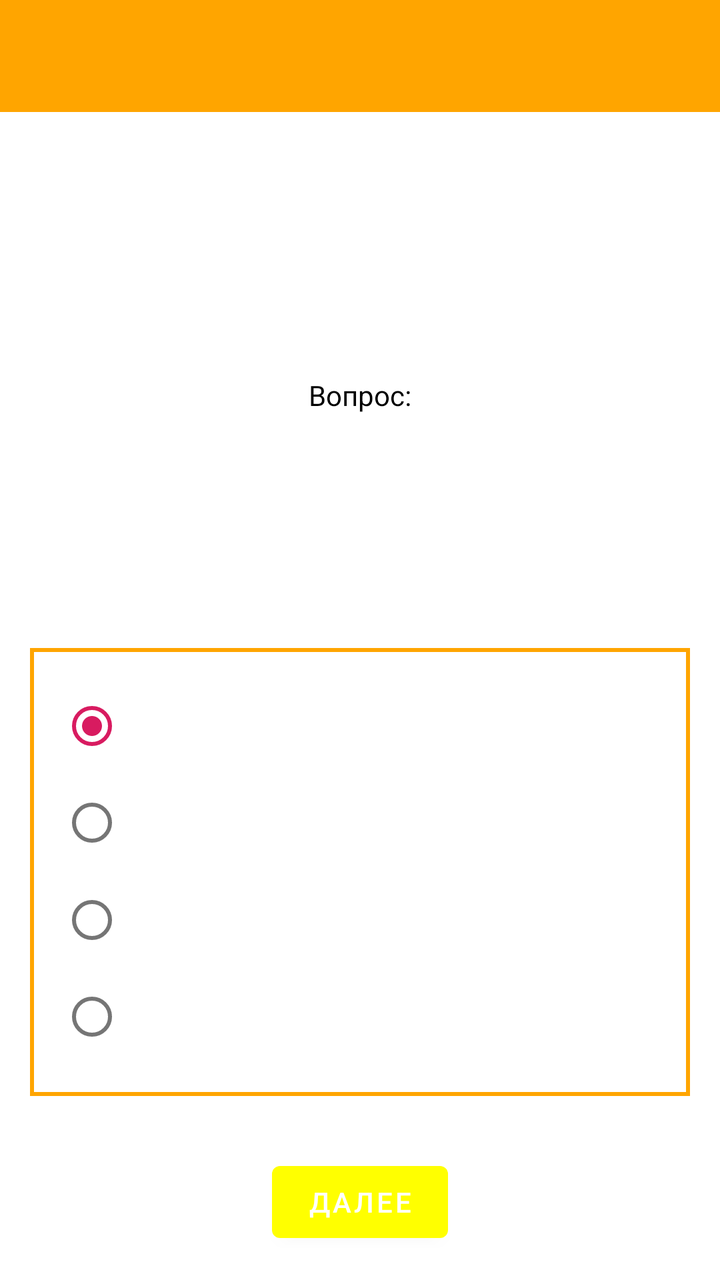
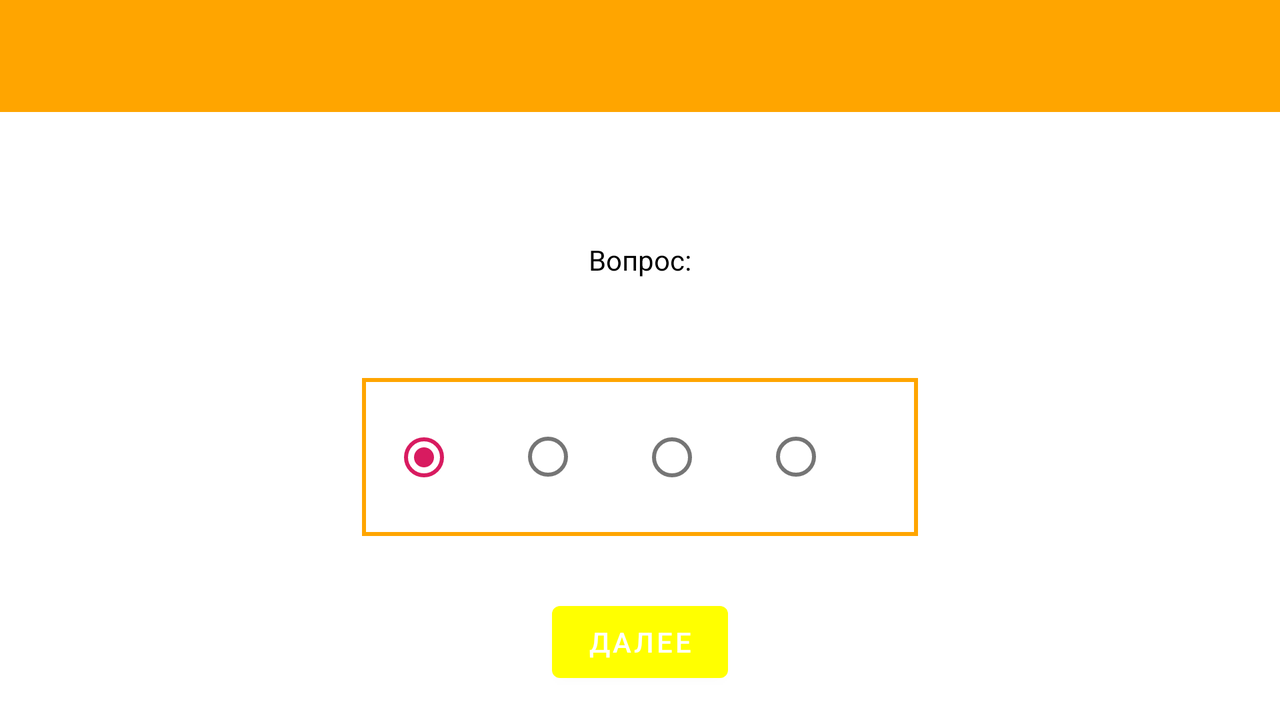

Compare how this app lays out the same screen by default and in its alternative resource folder. The renders come first, then the two layout files and the values they reference.
<!-- AndroidManifest.xml: application theme AppTheme -->
<!-- res/layout/activity_test_questions.xml -->
<?xml version="1.0" encoding="utf-8"?>
<LinearLayout xmlns:android="http://schemas.android.com/apk/res/android"
    xmlns:app="http://schemas.android.com/apk/res-auto"
    xmlns:tools="http://schemas.android.com/tools"
    android:layout_width="match_parent"
    android:layout_height="match_parent"
    android:orientation="vertical"
    tools:context=".ui.ui.TestQuestionsActivity">

    <android.support.v7.widget.Toolbar
        android:id="@+id/actionbar_test_questions"
        android:theme="@style/ActionBarStyle"
        android:layout_width="match_parent"
        android:layout_height="wrap_content" />

    
    <RelativeLayout
        android:layout_width="match_parent"
        android:layout_height="match_parent"
        android:orientation="vertical"
        android:padding="@dimen/padding_default">

        <RelativeLayout
            android:layout_width="match_parent"
            android:layout_height="match_parent"
            android:layout_alignParentTop="true"
            android:layout_centerHorizontal="true"
            android:layout_above="@id/testLay">

            <TextView
                android:id="@+id/text_test_question_title"
                android:layout_width="wrap_content"
                android:layout_height="wrap_content"
                android:layout_centerInParent="true"
                android:layout_margin="@dimen/margin_default"
                android:text="@string/test_question" />
        </RelativeLayout>
        

        <LinearLayout
            android:id="@+id/testLay"
            android:layout_width="match_parent"
            android:layout_height="wrap_content"
            android:layout_alignParentBottom="true"
            android:orientation="vertical">

            <RelativeLayout
                android:layout_width="wrap_content"
                android:layout_height="wrap_content"
                android:background="@drawable/border_solid_orange">

                <RadioGroup
                    android:id="@+id/radiogroup_test_answers"
                    android:layout_width="match_parent"
                    android:layout_height="wrap_content"
                    android:layout_below="@id/text_profession_manager_question"
                    android:layout_centerHorizontal="true"
                    android:padding="@dimen/padding_default">

                    <RadioButton
                        android:id="@+id/radiobutton_test_answer_1"
                        android:layout_width="wrap_content"
                        android:layout_height="wrap_content"
                        android:checked="true"
                        android:paddingLeft="@dimen/padding_default"
                        android:paddingRight="@dimen/padding_default" />

                    <RadioButton
                        android:id="@+id/radiobutton_test_answer_2"
                        android:layout_width="wrap_content"
                        android:layout_height="wrap_content"
                        android:layout_alignTop="@+id/radiogroup_test_answers"
                        android:padding="@dimen/padding_default" />

                    <RadioButton
                        android:id="@+id/radiobutton_test_answer_3"
                        android:layout_width="wrap_content"
                        android:layout_height="wrap_content"
                        android:paddingLeft="@dimen/padding_default"
                        android:paddingRight="@dimen/padding_default" />

                    <RadioButton
                        android:id="@+id/radiobutton_test_answer_4"
                        android:layout_width="wrap_content"
                        android:layout_height="wrap_content"
                        android:padding="@dimen/padding_default" />

                </RadioGroup>
            </RelativeLayout>
            
            <TextView
                android:id="@+id/text_test_current_question_number"
                android:layout_width="wrap_content"
                android:layout_height="wrap_content"
                android:layout_gravity="center_horizontal"
                android:layout_margin="@dimen/margin_small" />

            <Button
                android:id="@+id/button_test_next"
                android:layout_width="wrap_content"
                android:layout_height="wrap_content"
                android:layout_gravity="center_horizontal"
                android:text="@string/test_question_next" />
        </LinearLayout>
    </RelativeLayout>
    
</LinearLayout>
<!-- resources referenced by this layout -->
<resources>
  <dimen name="margin_default">15dp</dimen>
  <dimen name="margin_small">5dp</dimen>
  <dimen name="padding_default">15dp</dimen>
  <!-- drawable border_solid_orange (drawable) -->
  <?xml version="1.0" encoding="utf-8"?>
  <shape xmlns:android="http://schemas.android.com/apk/res/android"
      android:shape="rectangle">
      <solid android:color="#0fff" />
      <stroke
          android:width="2dp"
          android:color="@color/colorPrimaryDark" />
  </shape>
  <string name="test_question">Вопрос:</string>
  <string name="test_question_next">Далее</string>
  <style name="ActionBarStyle" parent="Theme.AppCompat.Light.DarkActionBar">
          <item name="android:background">@color/colorPrimaryDark</item>
      </style>
  <style name="AppTheme" parent="Theme.MaterialComponents.Light.NoActionBar">
          <item name="colorPrimary">@color/colorPrimary</item>
          <item name="colorPrimaryDark">@color/colorPrimaryDark</item>
          <item name="colorAccent">@color/colorAccent</item>
          <item name="android:textColor">@color/colorBlack</item>
      </style>
  <color name="colorPrimaryDark">#FFA500</color>
  <color name="colorPrimary">#FFFF00</color>
  <color name="colorAccent">#D81B60</color>
  <color name="colorBlack">#000000</color>
</resources>
<!-- res/layout-land/activity_test_questions.xml (the repository's variant of the layout above) -->
<!-- drawn on the phone turned sideways -->
<?xml version="1.0" encoding="utf-8"?>
<LinearLayout xmlns:android="http://schemas.android.com/apk/res/android"
    xmlns:app="http://schemas.android.com/apk/res-auto"
    xmlns:tools="http://schemas.android.com/tools"
    android:layout_width="match_parent"
    android:layout_height="match_parent"
    android:orientation="vertical"
    tools:context=".ui.ui.TestQuestionsActivity">

    <android.support.v7.widget.Toolbar
        android:id="@+id/actionbar_test_questions"
        style="@style/ActionBarStyle"
        android:layout_width="match_parent"
        android:layout_height="wrap_content" />

    
    <RelativeLayout
        android:layout_width="match_parent"
        android:layout_height="match_parent"
        android:orientation="vertical"
        android:padding="@dimen/padding_default">

        <RelativeLayout
            android:layout_width="match_parent"
            android:layout_height="match_parent"
            android:layout_above="@id/testLay"
            android:layout_alignParentTop="true"
            android:layout_centerHorizontal="true">

            <TextView
                android:id="@+id/text_test_question_title"
                android:layout_width="wrap_content"
                android:layout_height="wrap_content"
                android:layout_centerInParent="true"
                android:layout_margin="@dimen/margin_default"
                android:text="@string/test_question" />
        </RelativeLayout>
        

        <LinearLayout
            android:id="@+id/testLay"
            android:layout_width="match_parent"
            android:layout_height="wrap_content"
            android:layout_alignParentBottom="true"
            android:orientation="vertical">

            <LinearLayout
                android:layout_width="wrap_content"
                android:layout_height="wrap_content"
                android:background="@drawable/border_solid_orange"
                android:layout_gravity="center_horizontal">

                <RadioGroup
                    android:id="@+id/radiogroup_test_answers"
                    android:layout_width="wrap_content"
                    android:layout_height="wrap_content"
                    android:layout_gravity="center_horizontal"
                    android:orientation="horizontal"
                    android:padding="@dimen/padding_default">

                    <RadioButton
                        android:id="@+id/radiobutton_test_answer_1"
                        android:layout_width="wrap_content"
                        android:layout_height="wrap_content"
                        android:checked="true"
                        android:paddingLeft="@dimen/padding_default"
                        android:paddingRight="@dimen/padding_default" />

                    <RadioButton
                        android:id="@+id/radiobutton_test_answer_2"
                        android:layout_width="wrap_content"
                        android:layout_height="wrap_content"
                        android:padding="@dimen/padding_default" />

                    <RadioButton
                        android:id="@+id/radiobutton_test_answer_3"
                        android:layout_width="wrap_content"
                        android:layout_height="wrap_content"
                        android:paddingLeft="@dimen/padding_default"
                        android:paddingRight="@dimen/padding_default" />

                    <RadioButton
                        android:id="@+id/radiobutton_test_answer_4"
                        android:layout_width="wrap_content"
                        android:layout_height="wrap_content"
                        android:padding="@dimen/padding_default" />

                </RadioGroup>
            </LinearLayout>
            
            <TextView
                android:id="@+id/text_test_current_question_number"
                android:layout_width="wrap_content"
                android:layout_height="wrap_content"
                android:layout_gravity="center_horizontal"
                android:layout_margin="@dimen/margin_small" />

            <Button
                android:id="@+id/button_test_next"
                android:layout_width="wrap_content"
                android:layout_height="wrap_content"
                android:layout_gravity="center_horizontal"
                android:text="@string/test_question_next" />
        </LinearLayout>
    </RelativeLayout>
    
</LinearLayout>
